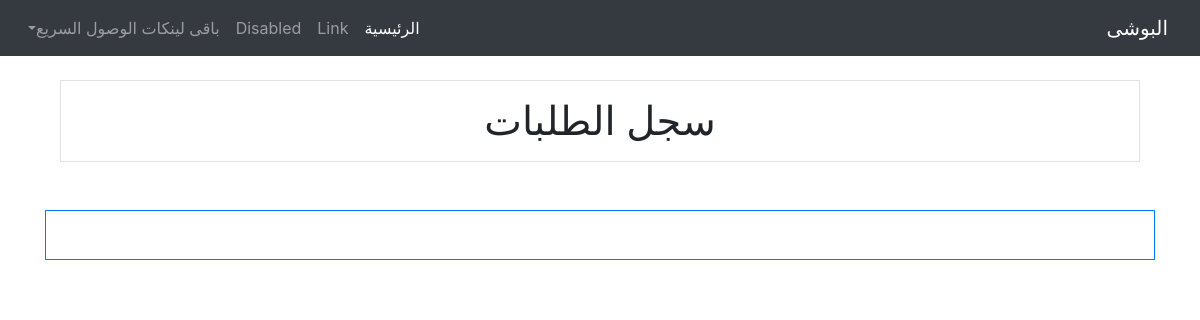
Before: /order/list with the older database file.
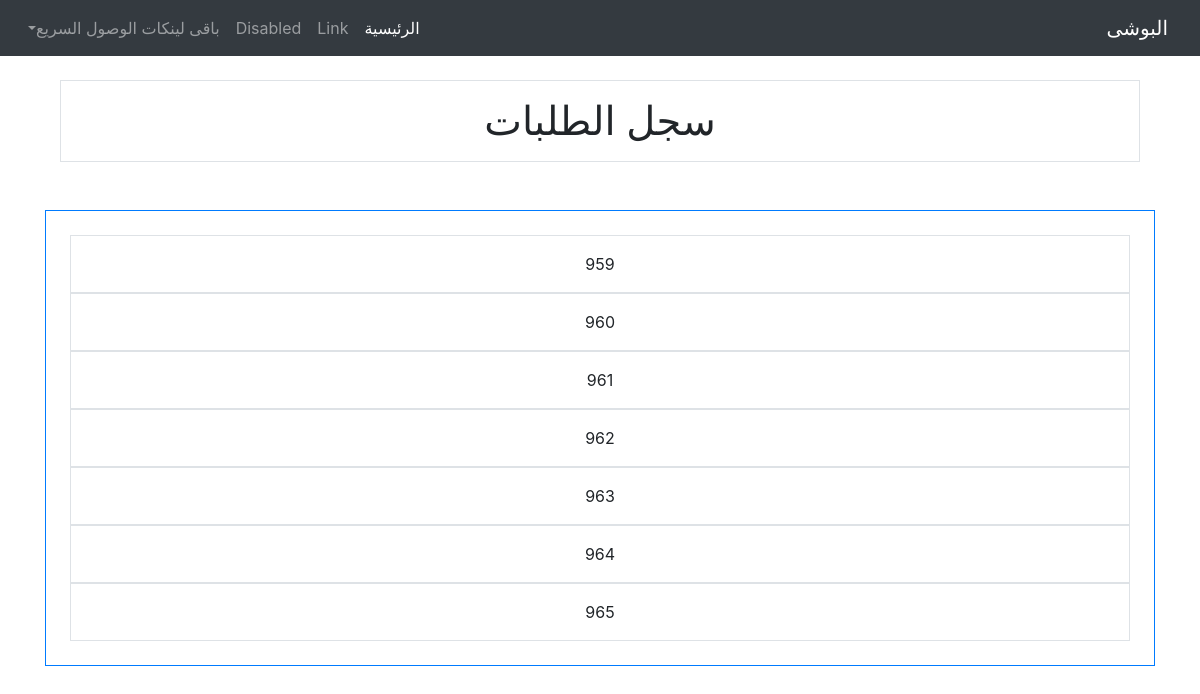
After: the same page with the newer database file.
### order/models.py (models this page shows, shortened)
class MasterInvoice( TimeStampMixin,models.Model):
    invoiceType = [
        ('قماش الدكان-رجالى', 'قماش الدكان-رجالى'),
        ('قماش الدكان-حريمى', 'قماش الدكان-حريمى'),
        ('قماش خارجى-رجالى', 'قماش خارجى-رجالى'),
        ('قماش خارجى-حريمى', 'قماش خارجى-حريمى'),
        ('بيع قماش', 'بيع قماش'),
    ]
    clientMI    = models.ForeignKey(Client, related_name='master_invoices', on_delete=models.CASCADE, verbose_name="العميل")
    invoiceType = models.CharField(max_length=35, choices=invoiceType, null=True, blank=True, verbose_name="نوع الطلب", default="قماش الدكان-رجالى")

### client/models.py (models this page shows)
class TimeStampMixin(models.Model):
    created_at      = models.DateTimeField(auto_now_add=True,null=True)
    updated_at      = models.DateTimeField(auto_now=True,null=True)

### order/views.py (the view)
# urls.py: path('list', ordersListView.as_view(), name="list")
class ordersListView(ListView):
    model               =   MasterInvoice
    template_name       =   'order/ordersList.html'
    context_object_name =   'masterInvoices'

### order/templates/order/ordersList.html (shortened to what this page needs)
{% extends "homee/index.html" %}
{% load crispy_forms_tags %}
{% block content %}
<div class="container-fluid text-center m-auto">
    <h1 class="h1 border p-3 mb-5 mt-3">سجل الطلبات</h1>
    <div class="row">
        <div class="col-12 border border-primary p-4">
            {% for masterInvoice in  masterInvoices%}
            <div class="border p-3">
                {{masterInvoice.id}}
            </div>
            {% endfor %}
        </div>
</div>
{% endblock %}

Changed rows visible on the page:
added MasterInvoice: id "959"
added MasterInvoice: id "960"
added MasterInvoice: id "961"
added MasterInvoice: id "962"
added MasterInvoice: id "963"
added MasterInvoice: id "964"
added MasterInvoice: id "965"
